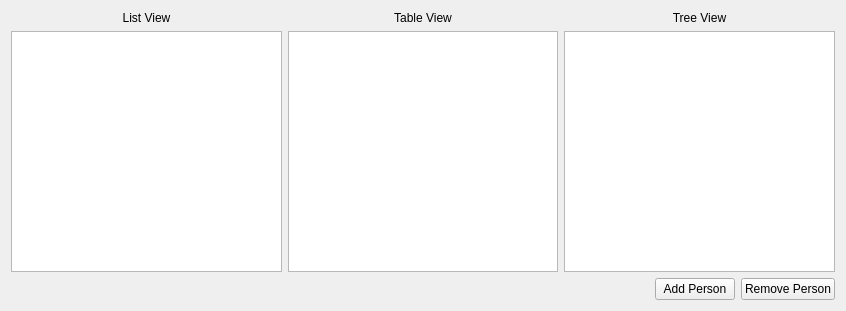
<?xml version="1.0" encoding="UTF-8"?>
<ui version="4.0">
 <class>MainWindow</class>
 <widget class="QWidget" name="MainWindow">
  <property name="geometry">
   <rect>
    <x>0</x>
    <y>0</y>
    <width>846</width>
    <height>311</height>
   </rect>
  </property>
  <property name="windowTitle">
   <string>Form</string>
  </property>
  <layout class="QVBoxLayout" name="verticalLayout_4">
   <item>
    <layout class="QHBoxLayout" name="horizontalLayout">
     <item>
      <layout class="QVBoxLayout" name="verticalLayout">
       <item>
        <widget class="QLabel" name="label">
         <property name="text">
          <string>List View</string>
         </property>
         <property name="alignment">
          <set>Qt::AlignCenter</set>
         </property>
        </widget>
       </item>
       <item>
        <widget class="QListView" name="listView"/>
       </item>
      </layout>
     </item>
     <item>
      <layout class="QVBoxLayout" name="verticalLayout_2">
       <item>
        <widget class="QLabel" name="label_2">
         <property name="text">
          <string>Table View</string>
         </property>
         <property name="alignment">
          <set>Qt::AlignCenter</set>
         </property>
        </widget>
       </item>
       <item>
        <widget class="QTableView" name="tableView"/>
       </item>
      </layout>
     </item>
     <item>
      <layout class="QVBoxLayout" name="verticalLayout_3">
       <item>
        <widget class="QLabel" name="label_3">
         <property name="text">
          <string>Tree View</string>
         </property>
         <property name="alignment">
          <set>Qt::AlignCenter</set>
         </property>
        </widget>
       </item>
       <item>
        <widget class="QTreeView" name="treeView"/>
       </item>
      </layout>
     </item>
    </layout>
   </item>
   <item>
    <layout class="QHBoxLayout" name="horizontalLayout_2">
     <item>
      <spacer name="horizontalSpacer">
       <property name="orientation">
        <enum>Qt::Horizontal</enum>
       </property>
       <property name="sizeHint" stdset="0">
        <size>
         <width>40</width>
         <height>20</height>
        </size>
       </property>
      </spacer>
     </item>
     <item>
      <widget class="QPushButton" name="addPersonButton">
       <property name="text">
        <string>Add Person</string>
       </property>
      </widget>
     </item>
     <item>
      <widget class="QPushButton" name="removePersonButton">
       <property name="text">
        <string>Remove Person</string>
       </property>
      </widget>
     </item>
    </layout>
   </item>
  </layout>
 </widget>
 <resources/>
 <connections/>
</ui>
